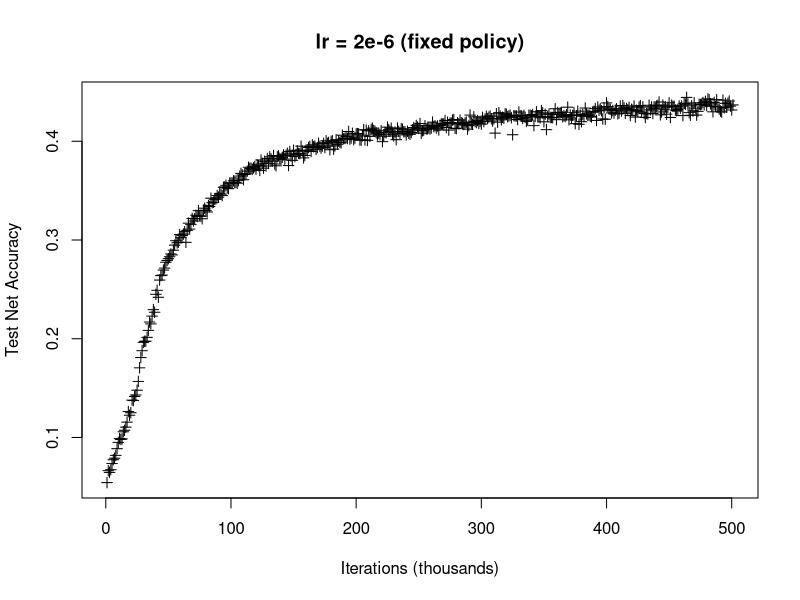
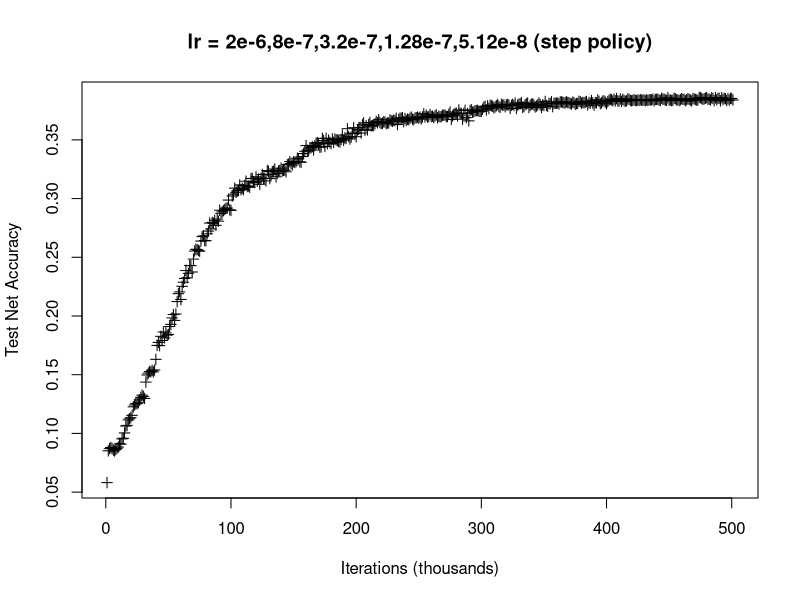

Here is the R script that generated these plots, in order:
## ---- chunk 1
d <- read.table('1/accuracy.txt',stringsAsFactors=FALSE)
plot(row.names(d),d$V1, pch=3, xlab="Iterations (thousands)",ylab="Test Net Accuracy",  main="lr = 2e-6 (fixed policy)")
## ---- chunk 2
d <- read.table('2/accuracy.txt',stringsAsFactors=FALSE)
plot(row.names(d),d$V1, pch=3, xlab="Iterations (thousands)",ylab="Test Net Accuracy",  main="lr = 2e-6,8e-7,3.2e-7,1.28e-7,5.12e-8 (step policy)")
